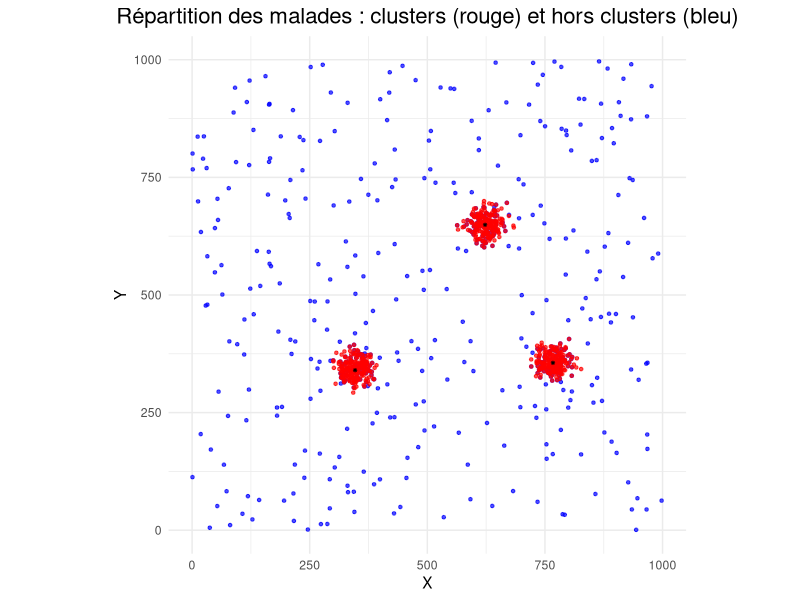

Write the R code that produced this figure. (Note: this script raises an error after producing the figure.)
## ---- chunk 1
rm(list = ls())

library(dplyr)
library(ggplot2)
library(sampling)
library(MASS)
library(clusterGeneration)
library(mvtnorm)
## ---- chunk 2
# # INUTILE
# # Population
# N <- 250000  # Taille de la population
# prevalence <- 0.005  # Prévalence de la maladie
# 
# # Définir la taille de la grille
# grid_size <- 15
# M <- grid_size^2  # Nombre total de PSU
# 
# # Générer les coordonnées x et y
# x_coords <- runif(N, min = 0, max = 1000) 
# y_coords <- runif(N, min = 0, max = 1000)
# coord_ind <- data.frame(cbind(x_coords,y_coords))

## ---- chunk 3
set.seed(123)

# Étape 1 : Génération de la population globale
n_total <- 250000  # Nombre total d'individus

# Générer des coordonnées aléatoires dans un espace 2D (1000 x 1000)
population <- data.frame(
  id = 1:n_total,
  x = runif(n_total, min = 0, max = 1000),  # Coordonnées x
  y = runif(n_total, min = 0, max = 1000)   # Coordonnées y
)

# Étape 2 : Définition des centres des clusters de malades
n_centres <- 3  # Nombre de clusters
centres_malades <- data.frame(
  centre_id = 1:n_centres,
  x = runif(n_centres, min = 200, max = 800),  # Centres x
  y = runif(n_centres, min = 200, max = 800)   # Centres y
)

# Étape 3 : Génération des malades
prop_malades <- 0.005  # Proportion totale de malades dans la population
prop_clusters <- 0.5  # Proportion de malades dans les clusters
n_malades <- round(n_total * prop_malades)  # Nombre total de malades
n_cluster_malades <- round(n_malades * prop_clusters)  # Nombre de malades dans les clusters
n_outside_malades <- n_malades - n_cluster_malades  # Nombre de malades hors clusters
mean_radius <- 20  # Rayon moyen autour des centres

# Générer les malades dans les clusters
set.seed(456)
malades_clusters <- do.call(rbind, lapply(1:n_centres, function(i) {
  n_cluster <- round(n_cluster_malades / n_centres)  # Répartition des malades entre les clusters
  data.frame(
    id = NA,  # ID temporaire (non encore assigné)
    x = rnorm(n_cluster, mean = centres_malades$x[i], sd = mean_radius),
    y = rnorm(n_cluster, mean = centres_malades$y[i], sd = mean_radius),
    malade = 1,  # Marquer ces individus comme malades
    cluster = i  # Identifier le cluster
  )
}))

# Assurer que les malades dans les clusters restent dans la grille
malades_clusters$x <- pmax(0, pmin(1000, malades_clusters$x))
malades_clusters$y <- pmax(0, pmin(1000, malades_clusters$y))

# Générer les malades hors des clusters
set.seed(789)
malades_outside <- data.frame(
  id = integer(0),   # ID temporaire vide (type entier)
  x = numeric(0),    # Coordonnée x vide
  y = numeric(0),    # Coordonnée y vide
  malade = integer(0)  # Marqueur vide
)


while (nrow(malades_outside) < n_outside_malades) {
  # Calculer le nombre de malades hors clusters à ajouter
  malades_outside_a_ajouter <- n_outside_malades - nrow(malades_outside)
  
  # Générer des candidats hors clusters
  candidates <- data.frame(
    x = runif(malades_outside_a_ajouter, min = 0, max = 1000),
    y = runif(malades_outside_a_ajouter, min = 0, max = 1000)
  )
  
  # Calculer la distance aux centres des clusters
  distances <- sapply(1:n_centres, function(i) {
    sqrt((candidates$x - centres_malades$x[i])^2 + (candidates$y - centres_malades$y[i])^2)
  })
  
  # Garder les points éloignés des clusters
  if (malades_outside_a_ajouter > 1) {
    outside <- rowSums(distances < mean_radius * 2) == 0  # Ajuster la zone d'exclusion
  } else { # si on a qu'un seul individu à ajouter on ne peut pas utiliser rowSums (on utilise juste sum)
    outside <- sum(distances < mean_radius * 2) == 0  # Ajuster la zone d'exclusion
  }
  
  malades_outside <- rbind(
    malades_outside,
    data.frame(
      id = NA, 
      x = candidates[outside, "x"], 
      y = candidates[outside, "y"], 
      malade = 1
    )
  )
}

# Ajouter les IDs à la population
malades_clusters$id <- sample(population$id, nrow(malades_clusters))
malades_outside$id <- sample(setdiff(population$id, malades_clusters$id), nrow(malades_outside))

# Fusionner les malades
malades <- rbind(
  malades_clusters[, c("id", "x", "y", "malade")],
  malades_outside[, c("id", "x", "y", "malade")]
)

# Ajouter les malades à la population globale
population$malade <- 0
population[population$id %in% malades$id, c("x", "y", "malade")] <- malades[, c("x", "y", "malade")]

# Étape 4 : Visualisation
library(ggplot2)

# Séparer malades dans et hors clusters pour visualisation
malades_clusters_plot <- malades_clusters
malades_outside_plot <- subset(population, malade == 1 & !(id %in% malades_clusters$id))

ggplot() +
  geom_point(data = malades_outside_plot, aes(x = x, y = y), color = "blue", size = 0.9, alpha = 0.7) +
  geom_point(data = malades_clusters_plot, aes(x = x, y = y), color = "red", size = 0.9, alpha = 0.7) +
  geom_point(data = centres_malades, aes(x = x, y = y), color = "black", size = 0.5, shape = 8) +
  labs(title = "Répartition des malades : clusters (rouge) et hors clusters (bleu)",
       x = "X", y = "Y") +
  coord_fixed(ratio = 1, xlim = c(0, 1000), ylim = c(0, 1000)) +
  theme_minimal() +
  theme(plot.title = element_text(hjust = 0.5, size = 16))


## ---- chunk 4
# Étape 4 : Création de PSU réguliers (15x15) dans l'espace 1000x1000
psu_size <- 15  # Taille d'un PSU

# Calculer les limites des PSU
psu_x_limits <- seq(0, 1000, by = 1000/psu_size)
psu_y_limits <- seq(0, 1000, by = 1000/psu_size)

# Attribuer chaque individu à une PSU
population$psu_x <- cut(population$x, breaks = psu_x_limits, labels = FALSE, include.lowest = TRUE)
population$psu_y <- cut(population$y, breaks = psu_y_limits, labels = FALSE, include.lowest = TRUE)


# Étape 5 : Créer un tableau récapitulatif du nombre d'individus et de malades par PSU
psu_counts <- population %>%
  group_by(psu_x, psu_y) %>%
  summarise(
    total_individus = n(),
    malades = sum(malade),
    .groups = "drop"
  ) # On perd certains individus (moins de 0.001%, négligable)

# On rajoute la colonne pour identifier les PSU
psu_counts$PSU <- seq(1, 225, by = 1)


## ---- chunk 5
# Prévalence dans la population
Y_barre <- nrow(malades) / nrow(population)

# On ajoute à la table psu_counts la colonne Y_h qui correspond à la prévalence dans la PSU h
psu_counts$Y_h <- psu_counts$malades / psu_counts$total_individus

# On calcule ensuite la variance de (Y_h)^barre avec la formule donnée page 22 de l'article
Var_Yh_barre <- 1 / n_total * sum( ((psu_counts$Y_h - Y_barre)**2) * psu_counts$total_individus )

# Puis on détermine k avec la formule page 22 de l'article
k <- sqrt(Var_Yh_barre) / Y_barre
## ---- chunk 6
# Création d'un chemin "serpent" pour parcourir les PSU
# D'abord on initialise un vecteur nul qui contiendra par la suite les PSU dans l'ordre de visite.
chemin <- NULL
# Ensuite, on va créer une boucle qui ajoute les PSU dans l'ordre selon si la ligne doit se parcourir de gauche à droite (pour les lignes ayant un numéro impair) ou de droite à gauche (pour les lignes ayant un numéro pair)
for (i in 1:psu_size) {
  if (i %% 2 == 1) {
    # Ligne impaire : de gauche à droite
    chemin <- c(chemin, seq((i-1) * psu_size + 1, i * psu_size))
  } else {
    # Ligne paire : de droite à gauche
    chemin <- c(chemin, seq(i * psu_size, (i-1) * psu_size + 1, by = -1))
  }
}
chemin # numéros des PSU dans l'ordre où ils devront être visités

chemin_mc_posa <- chemin

## ---- chunk 7

# Chargement des bibliothèques nécessaires
library(dplyr)

# Paramètres et seuils
set.seed(456)  # Pour reproductibilité
t <- 0.005  # Seuil de prévalence
N <- nrow(psu_counts)  # Nombre total de PSU

# Étape 1 : Initialisation des probabilités d'inclusion
psu_counts <- psu_counts %>%
  mutate(
    PSU_malade = Y_h > t,  # Indique si la PSU est "malade" (prévalence > seuil)
    proba_initiale = total_individus / sum(total_individus) * 27,  # Probabilité initiale proportionnelle
    proba_mise_a_jour = proba_initiale  # Initialisation des probabilités mises à jour
  )

# Étape 2 : Liste vide pour stocker les PSU sélectionnées
psu_selectionnees <- vector("list", length = N)

# Fonction pour calculer la prévalence observée
calc_prevalence <- function(Yh, Nh) {
  sum(Yh) / Nh
}

# Étape 3 : Sélection des PSU

# Sélection de la première PSU
if (runif(1) < psu_counts$proba_initiale[1]) {
  psu_selectionnees[[1]] <- psu_counts[1, ]
}

# Boucle pour la sélection adaptative des PSU restantes
for (h in 2:N) {
  # Vérification si la PSU précédente a été sélectionnée
  if (!is.null(psu_selectionnees[[h - 1]])) {
    # Probabilité d'inclusion basée sur la PSU précédente
    if (runif(1) < psu_counts$proba_initiale[h - 1]) {
      psu_selectionnees[[h]] <- psu_counts[h, ]
    }
  }
}

# Résultat final : Liste des PSU sélectionnées consolidée
psu_selectionnees <- do.call(rbind, psu_selectionnees) %>% na.omit()
psu_selectionnees


## ---- chunk 8
# On peut regarder combien de PSU sont sélectionnées
sum(sapply(psu_selectionnees, function(x) !is.null(x) && nrow(x) > 0))
## ---- chunk 9
# On ne garde que les lignes effectivement sélectionnées
psu_selectionnees <- do.call(rbind, psu_selectionnees)

# On affiche ces PSU
psu_selectionnees
## ---- chunk 10

set.seed(123) 
n_iterations <- 5000  

# Création d'une matrice pour stocker les résultats
resultats_simulation_posa <- data.frame(
  taille_echantillon = numeric(n_iterations),
  nombre_malades = numeric(n_iterations)
)

for (iteration in 1:n_iterations) {
  # Initialisation des données et des probabilités
  psu_counts <- psu_counts %>% 
    mutate(proba_initiale = total_individus / sum(total_individus) * 27)
  
  # Initialisation des probabilités mises à jour (au départ égales aux probabilités initiales)
  psu_counts$proba_mise_a_jour <- psu_counts$proba_initiale
  
  # Initialisation de la liste des PSU sélectionnées
  psu_selectionnees <- vector("list", length = psu_size * psu_size)
  
  # Sélection de la première PSU avec sa probabilité initiale
  if (runif(n = 1, min = 0, max = 1) < psu_counts$proba_initiale[1]) {
    psu_selectionnees[[1]] <- psu_counts[1, ]
  }
  
  chemin_mc_posa_tempo <- chemin_mc_posa
  
  # Parcours des PSU pour sélection adaptative
  for (i in 2:225) { 
    PSU_actuelle <- chemin_mc_posa_tempo[i]
    PSU_precedente <- chemin_mc_posa_tempo[i - 1]
    
    # Mise à jour des probabilités des PSU voisines si la PSU précédente est malade
    if (!is.null(psu_selectionnees[[PSU_precedente]]) && psu_counts$PSU_malade[PSU_precedente]) {
      psu_counts$proba_mise_a_jour[PSU_actuelle] <- 1
      psu_selectionnees[[PSU_actuelle]] <- psu_counts[PSU_actuelle, ]
    } else {
      # Sélection avec la probabilité d'inclusion initiale ou mise à jour
      if (runif(n = 1, min = 0, max = 1) < psu_counts$proba_mise_a_jour[PSU_actuelle]) {
        psu_selectionnees[[PSU_actuelle]] <- psu_counts[PSU_actuelle, ]
      }
    }
  }
  
  # Calcul des résultats pour cette itération
  m_ech <- nrow(as.data.frame(do.call(rbind, psu_selectionnees))) 
  taille_echantillon <- sum(sapply(psu_selectionnees, function(psu) if (!is.null(psu)) psu$total_individus else 0))
  nombre_malades <- sum(sapply(psu_selectionnees, function(psu) if (!is.null(psu) && psu$PSU_malade) psu$malades else 0))
  
  # Enregistrement des résultats
  resultats_simulation_posa[iteration, "taille_echantillon"] <- taille_echantillon
  resultats_simulation_posa[iteration, "nombre_malades"] <- nombre_malades
  resultats_simulation_posa[iteration, "m_ech"] <- m_ech
}

# Résumé des résultats
summary(resultats_simulation_posa)



## ---- chunk 11

set.seed(123)  

# Paramètres

N <- 225  # Nombre total de PSU
nwho <- 29290
nmin <- 0.7*nwho  

# Probabilités initiales 
psu_counts$proba_initiale <- psu_counts$total_individus / sum(psu_counts$total_individus) * nmin
psu_counts$proba_mise_a_jour <- psu_counts$proba_initiale

# Liste pour stocker les PSU sélectionnées
psu_selectionnees <- vector("list", length = N)

# Fonction de sélection CPoSA
cposa_sampling <- function() {
  # Initialisation de l'échantillon
  selected_units <- list()
  total_selected <- 0
  total_malades <- 0
  iteration <- 1
  
  # Sélection initiale : le premier PSU est sélectionné selon sa probabilité initiale
  if (runif(1) < psu_counts$proba_initiale[1]) {
    selected_units[[1]] <- psu_counts[1, ]
    total_selected <- total_selected + psu_counts$total_individus[1]
    total_malades <- total_malades + psu_counts$malades[1]
  }
  
  # Sélection adaptative pour les autres PSU
  for (i in 2:N) {
    PSU_actuelle <- i
    PSU_precedente <- i - 1
    
    # Mise à jour des probabilités d'inclusion en fonction de la PSU précédente
    if (!is.null(selected_units[[PSU_precedente]]) && selected_units[[PSU_precedente]]$PSU_malade) {
      psu_counts$proba_mise_a_jour[PSU_actuelle] <- 1
    }
    
    # Sélection de la PSU actuelle avec probabilité mise à jour
    if (runif(1) < psu_counts$proba_mise_a_jour[PSU_actuelle]) {
      selected_units[[PSU_actuelle]] <- psu_counts[PSU_actuelle, ]
      total_selected <- total_selected + psu_counts$total_individus[PSU_actuelle]
      total_malades <- total_malades + psu_counts$malades[PSU_actuelle]
      
      # Mise à jour des probabilités pour les prochaines unités (CPoSA)
      psu_counts$proba_mise_a_jour <- psu_counts$proba_initiale / (N - i + 1)
    }
    
    # Vérification si la taille minimale de l'échantillon est atteinte
    if (total_selected >= nmin) {
      break
    }
  }
  
  # Retourner les résultats
  return(c(total_selected, total_malades))
}

# Simulation
n_iterations <- 5000
resultats_simulation_cposa <- data.frame(
  taille_echantillon = numeric(n_iterations),
  nombre_malades = numeric(n_iterations)
)

for (iteration in 1:n_iterations) {
  resultats <- cposa_sampling()
  resultats_simulation_cposa[iteration, "taille_echantillon"] <- resultats[1]
  resultats_simulation_cposa[iteration, "nombre_malades"] <- resultats[2]
}

# Résumé des résultats
summary(resultats_simulation_cposa)
